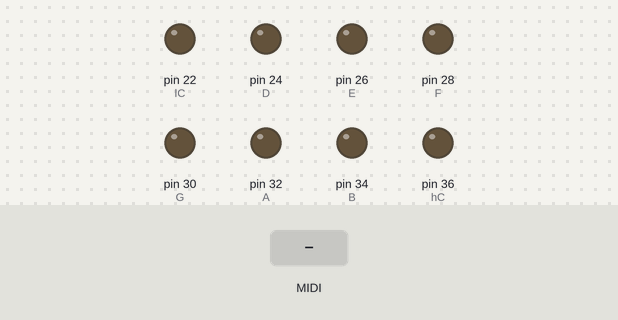
The sketch below on a simulated Arduino Mega 2560, built with avr-gcc and run on an emulated ATmega2560. Parts: output pins drawn as LEDs (lit = HIGH). Inputs (shaded band) come from the test bench. MIDI output is not drawn.

Above: at 1.2 s.
1.3 s: MIDI note 60 received
At 1.4 s:
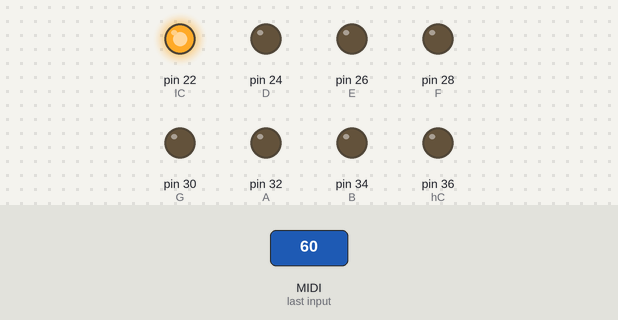
3.0 s: MIDI note 64 received
At 3.1 s:
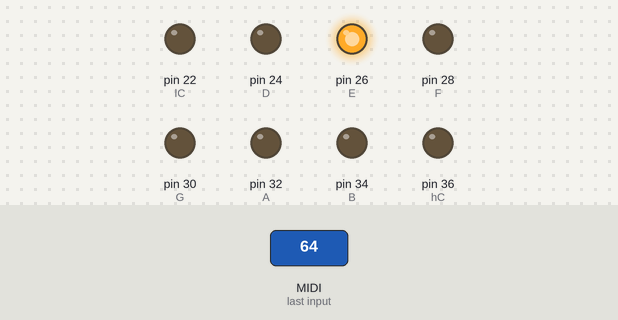
4.7 s: MIDI note 67 received
At 4.8 s:
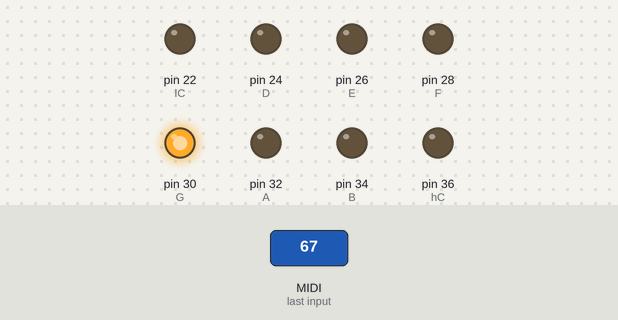
6.4 s: MIDI note 72 received
At 6.5 s:
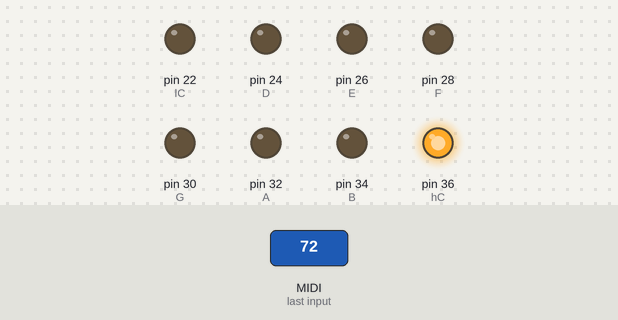
Timing chart, 0 to 9.1 s (numbered marks = the images above; inputs shaded):
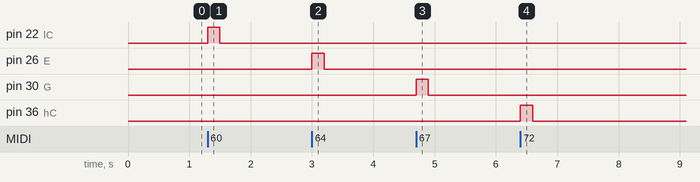

The sketch:

Automatic_MIDI_Solenoid_Activation.ino
```cpp
#include <MIDI.h>

MIDI_CREATE_DEFAULT_INSTANCE();

// Define all solenoid pins on the Arduino
int lC = 22;
int D = 24;
int E = 26;
int F = 28;
int G = 30;
int A = 32;
int B = 34;
int hC = 36;
int cS = 0; // These keys are not in our xylophone, but must be added to maintain indexing consistency of handleNoteOn
int dF = 0;
int dS = 0;
int fS = 0;
int gS = 0;
int aS = 0;


int baseNote = 60; // There is a note-to-MIDI table that indicated each note as an integer value. In this case, 60 corresponds to C low in our xylophone
int noteList[] = {lC,dF,D,dS,E,F,fS,G,gS,A,aS,B,hC}; //all 13 keys of the corresponding octave (sharp/low keys included)


// This function is called any time the serial port reads MIDI input and determines what solenoid to activate
void handleNoteOn(byte inChannel, byte inNumber, byte inVelocity)
{
  //Only pluck if the midi note is in the range we can play:
  if(inNumber >= baseNote && inNumber < (baseNote + 13)){
    byte stringnote = noteList[inNumber - baseNote];  // determine the correct solenoid to activate by comparing input note to base note
    switch (inNumber) {
      case 60:
        pluck(stringnote,200);
        break;
      case 62:
        pluck(stringnote,200);
        break;
      case 64:
        pluck(stringnote,200);
        break;
      case 65:
        pluck(stringnote,200);
        break;
       case 67:
        pluck(stringnote,200);
        break;
       case 69:
        pluck(stringnote,200);
        break;
       case 71:
        pluck(stringnote,200);
        break;
       case 72:
        pluck(stringnote,200);
        break;
    }
  }
}

// Sends signal to the solenoid and activates it for a variable amount of time
void pluck(int stringnote, int velocity)
{
  digitalWrite(stringnote,HIGH);
  delay(velocity);  //set to a constant 8ms above, which seems to sound nice on the xylophone keys.
  digitalWrite(stringnote,LOW);
}


void setup()
{
  pinMode(lC,OUTPUT);
  pinMode(D,OUTPUT);
  pinMode(E,OUTPUT);
  pinMode(F,OUTPUT);
  pinMode(G,OUTPUT);
  pinMode(A,OUTPUT);
  pinMode(B,OUTPUT);
  pinMode(hC,OUTPUT);

  MIDI.begin(MIDI_CHANNEL_OMNI);
  MIDI.setHandleNoteOn(handleNoteOn);
  Serial.begin(115200);
}

// Constantly read through serial MIDI port
void loop()
{
MIDI.read();
}
```

Measured:
- after the input at 1.3 s, pin 22 (lC): LOW → HIGH at once, → LOW 0.20 s later
- after the input at 3.0 s, pin 26 (E): LOW → HIGH at once, → LOW 0.20 s later
- after the input at 4.7 s, pin 30 (G): LOW → HIGH at once, → LOW 0.20 s later
- after the input at 6.4 s, pin 36 (hC): LOW → HIGH at once, → LOW 0.20 s later
